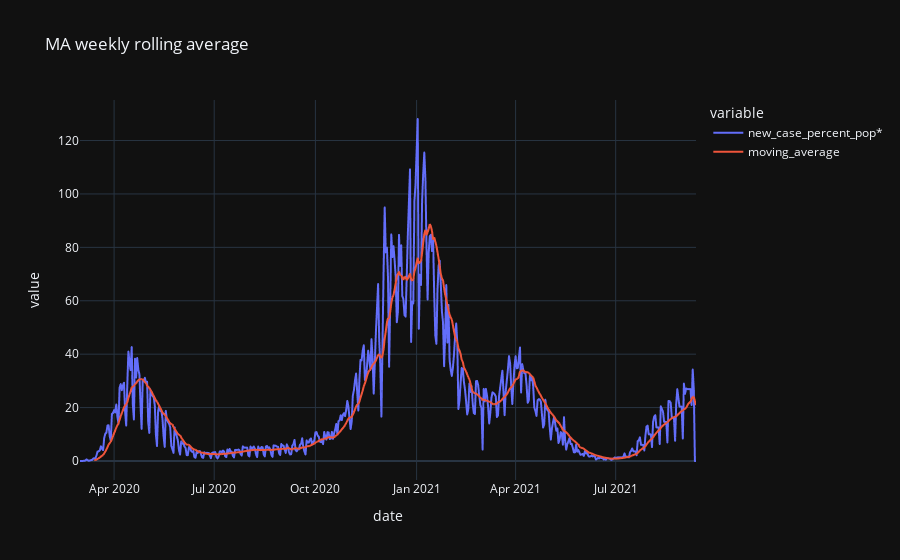
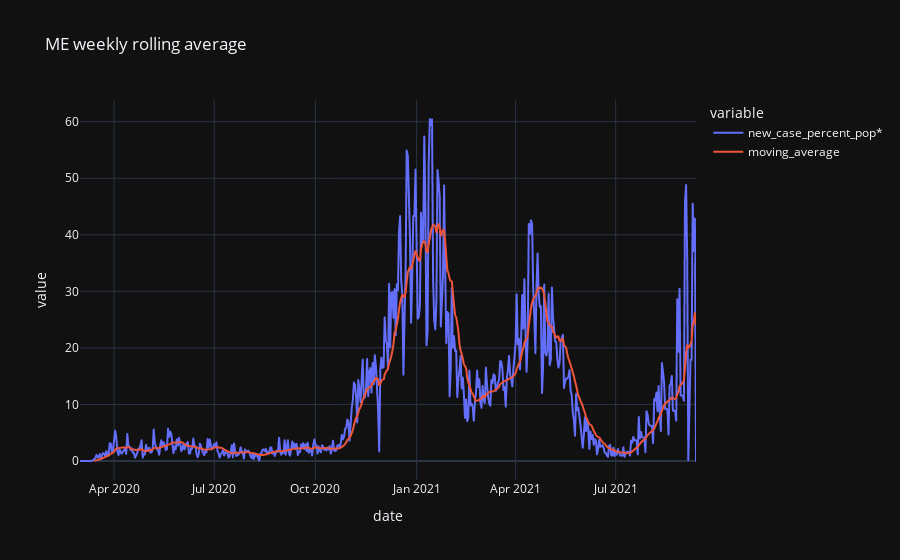
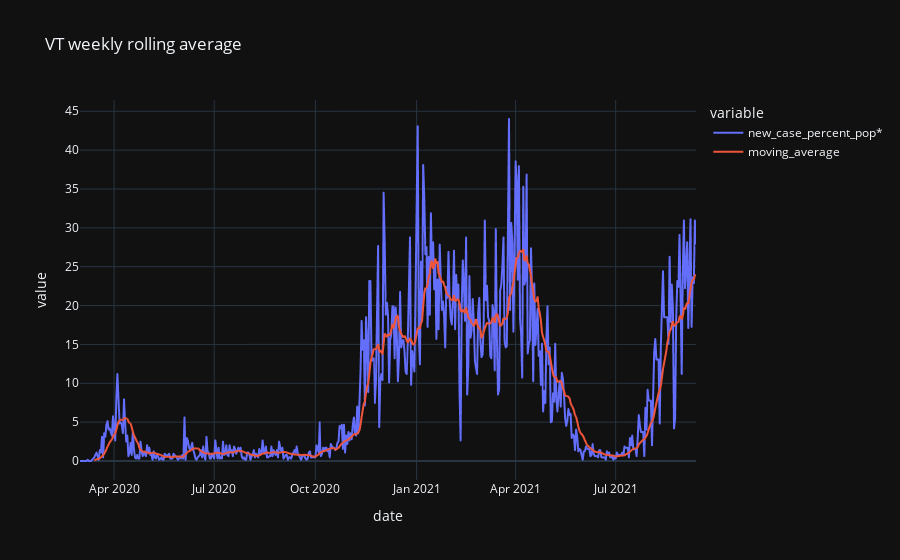
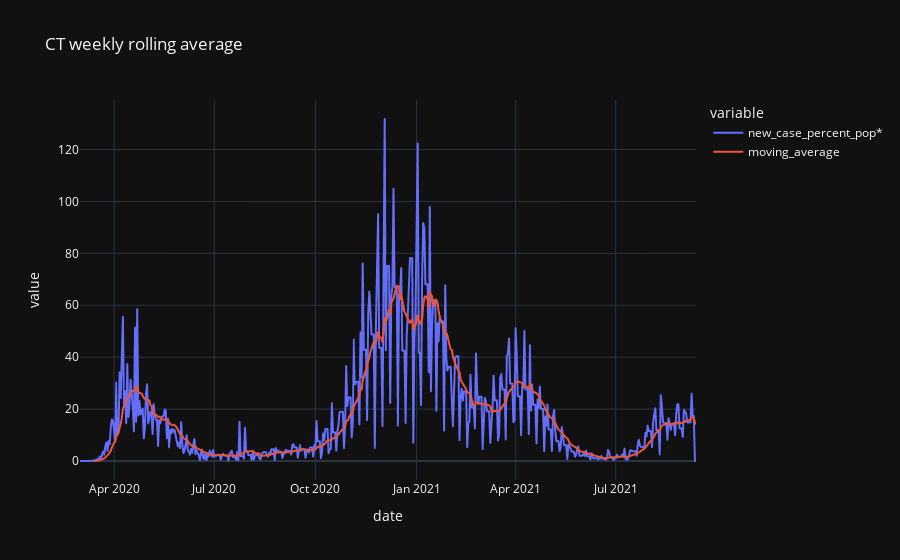

The notebook cell saved with these charts, in order:
### Code cell
import plotly.express as px
for i in df['state_id'].unique():
    subset = df[df['state_id'] == i]
    subset.loc[:,'moving_average'] = subset['new_case_percent_pop*'].rolling(14).mean()
    fig = px.line(subset, x="date", y=["new_case_percent_pop*","moving_average"], title = (i + ' weekly rolling average'), template = 'plotly_dark')
    fig.show()

### Figure 1 — Plotly figure (JSON) as saved in the notebook; plotly's stock layout.template omitted (floating-point values rounded to 4 significant figures; data arrays with more than 128 entries replaced by an {"elided": "..."} marker saying what was removed)
{"data": [{"hovertemplate": "variable=new_case_percent_pop*<br>date=%{x}<br>value=%{y}<extra></extra>", "legendgroup": "new_case_percent_pop*", "line": {"color": "#636efa", "dash": "solid"}, "marker": {"symbol": "circle"}, "mode": "lines", "name": "new_case_percent_pop*", "showlegend": true, "type": "scattergl", "x": {"elided": "556 str values"}, "xaxis": "x", "y": {"elided": "556 float values"}, "yaxis": "y"}, {"hovertemplate": "variable=moving_average<br>date=%{x}<br>value=%{y}<extra></extra>", "legendgroup": "moving_average", "line": {"color": "#EF553B", "dash": "solid"}, "marker": {"symbol": "circle"}, "mode": "lines", "name": "moving_average", "showlegend": true, "type": "scattergl", "x": {"elided": "556 str values"}, "xaxis": "x", "y": {"elided": "556 float values"}, "yaxis": "y"}], "layout": {"legend": {"title": {"text": "variable"}, "tracegroupgap": 0}, "title": {"text": "MA weekly rolling average"}, "xaxis": {"anchor": "y", "domain": [0, 1], "title": {"text": "date"}}, "yaxis": {"anchor": "x", "domain": [0, 1], "title": {"text": "value"}}}}

### Figure 2 — Plotly figure (JSON) as saved in the notebook; plotly's stock layout.template omitted (floating-point values rounded to 4 significant figures; data arrays with more than 128 entries replaced by an {"elided": "..."} marker saying what was removed)
{"data": [{"hovertemplate": "variable=new_case_percent_pop*<br>date=%{x}<br>value=%{y}<extra></extra>", "legendgroup": "new_case_percent_pop*", "line": {"color": "#636efa", "dash": "solid"}, "marker": {"symbol": "circle"}, "mode": "lines", "name": "new_case_percent_pop*", "showlegend": true, "type": "scattergl", "x": {"elided": "556 str values"}, "xaxis": "x", "y": {"elided": "556 float values"}, "yaxis": "y"}, {"hovertemplate": "variable=moving_average<br>date=%{x}<br>value=%{y}<extra></extra>", "legendgroup": "moving_average", "line": {"color": "#EF553B", "dash": "solid"}, "marker": {"symbol": "circle"}, "mode": "lines", "name": "moving_average", "showlegend": true, "type": "scattergl", "x": {"elided": "556 str values"}, "xaxis": "x", "y": {"elided": "556 float values"}, "yaxis": "y"}], "layout": {"legend": {"title": {"text": "variable"}, "tracegroupgap": 0}, "title": {"text": "ME weekly rolling average"}, "xaxis": {"anchor": "y", "domain": [0, 1], "title": {"text": "date"}}, "yaxis": {"anchor": "x", "domain": [0, 1], "title": {"text": "value"}}}}

### Figure 3 — Plotly figure (JSON) as saved in the notebook; plotly's stock layout.template omitted (floating-point values rounded to 4 significant figures; data arrays with more than 128 entries replaced by an {"elided": "..."} marker saying what was removed)
{"data": [{"hovertemplate": "variable=new_case_percent_pop*<br>date=%{x}<br>value=%{y}<extra></extra>", "legendgroup": "new_case_percent_pop*", "line": {"color": "#636efa", "dash": "solid"}, "marker": {"symbol": "circle"}, "mode": "lines", "name": "new_case_percent_pop*", "showlegend": true, "type": "scattergl", "x": {"elided": "556 str values"}, "xaxis": "x", "y": {"elided": "556 float values"}, "yaxis": "y"}, {"hovertemplate": "variable=moving_average<br>date=%{x}<br>value=%{y}<extra></extra>", "legendgroup": "moving_average", "line": {"color": "#EF553B", "dash": "solid"}, "marker": {"symbol": "circle"}, "mode": "lines", "name": "moving_average", "showlegend": true, "type": "scattergl", "x": {"elided": "556 str values"}, "xaxis": "x", "y": {"elided": "556 float values"}, "yaxis": "y"}], "layout": {"legend": {"title": {"text": "variable"}, "tracegroupgap": 0}, "title": {"text": "VT weekly rolling average"}, "xaxis": {"anchor": "y", "domain": [0, 1], "title": {"text": "date"}}, "yaxis": {"anchor": "x", "domain": [0, 1], "title": {"text": "value"}}}}

### Figure 4 — Plotly figure (JSON) as saved in the notebook; plotly's stock layout.template omitted (floating-point values rounded to 4 significant figures; data arrays with more than 128 entries replaced by an {"elided": "..."} marker saying what was removed)
{"data": [{"hovertemplate": "variable=new_case_percent_pop*<br>date=%{x}<br>value=%{y}<extra></extra>", "legendgroup": "new_case_percent_pop*", "line": {"color": "#636efa", "dash": "solid"}, "marker": {"symbol": "circle"}, "mode": "lines", "name": "new_case_percent_pop*", "showlegend": true, "type": "scattergl", "x": {"elided": "556 str values"}, "xaxis": "x", "y": {"elided": "556 float values"}, "yaxis": "y"}, {"hovertemplate": "variable=moving_average<br>date=%{x}<br>value=%{y}<extra></extra>", "legendgroup": "moving_average", "line": {"color": "#EF553B", "dash": "solid"}, "marker": {"symbol": "circle"}, "mode": "lines", "name": "moving_average", "showlegend": true, "type": "scattergl", "x": {"elided": "556 str values"}, "xaxis": "x", "y": {"elided": "556 float values"}, "yaxis": "y"}], "layout": {"legend": {"title": {"text": "variable"}, "tracegroupgap": 0}, "title": {"text": "CT weekly rolling average"}, "xaxis": {"anchor": "y", "domain": [0, 1], "title": {"text": "date"}}, "yaxis": {"anchor": "x", "domain": [0, 1], "title": {"text": "value"}}}}
